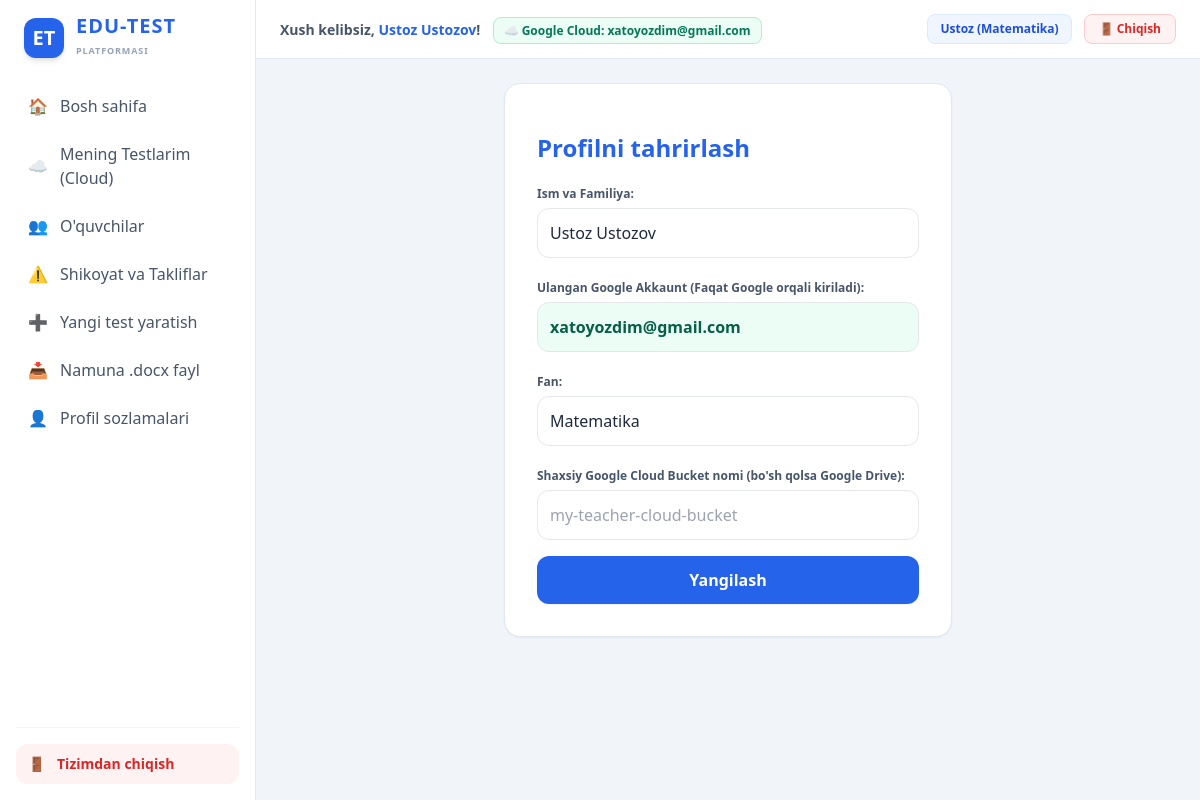
The app's page /profile/ (signed in) with its own data.
### accounts/models.py (models this page shows)
class User(AbstractUser):
    full_name = models.CharField(max_length=150, blank=True, null=True)
    role = models.CharField(max_length=10, choices=[('teacher','Ustoz'),('student','Oquvchi')], default='student')
    subject = models.CharField(max_length=100, blank=True, null=True)
    grade = models.CharField(max_length=10, default='barcha')
    letter = models.CharField(max_length=10, default='barchasi')
    monthly_champion_count = models.PositiveIntegerField(default=0)
    google_id = models.CharField(max_length=255, blank=True, null=True, unique=True)
    google_email = models.EmailField(blank=True, null=True)
    google_access_token = models.TextField(blank=True, null=True)
    google_refresh_token = models.TextField(blank=True, null=True)
    google_cloud_folder_id = models.CharField(max_length=255, blank=True, null=True)
    google_cloud_bucket = models.CharField(max_length=255, blank=True, null=True)
    def is_teacher(self): return self.role == 'teacher'
    def get_display_name(self):
        name = self.full_name if self.full_name else self.username
        if self.role == 'student' and self.monthly_champion_count > 0:
            if self.monthly_champion_count == 1:
                return f"{name} 👑 (Chempion)"
            else:
                return f"{name} 👑 ({self.monthly_champion_count}xChempion)"
        return name

### accounts/views.py (the view, shortened to what this page needs)
# urls.py: path('profile/', views.profile_view, name='profile'),
@login_required
def profile_view(request):
    return render(request, 'accounts/profile.html')

### accounts/templates/accounts/profile.html (shortened to what this page needs)
{% extends 'accounts/base.html' %}{% block content %}<form method="post" class="max-w-md mx-auto bg-white p-8 rounded-2xl shadow-sm border border-slate-200 space-y-4">{% csrf_token %}<h1 class="text-2xl font-bold text-blue-600">Profilni tahrirlash</h1>
<div><label class="text-xs font-bold text-slate-600">Ism va Familiya:</label><input name="full_name" value="{{ user.full_name|default:'' }}" required class="w-full border p-3 rounded-xl mt-1"></div>
{% if user.is_teacher %}
<div><label class="text-xs font-bold text-slate-600">Ulangan Google Akkaunt (Faqat Google orqali kiriladi):</label><input value="{{ user.google_email|default:user.username }}" disabled class="w-full border p-3 rounded-xl mt-1 bg-emerald-50 text-emerald-800 font-bold"></div>
<div><label class="text-xs font-bold text-slate-600">Fan:</label><input name="subject" value="{{ user.subject|default:'' }}" class="w-full border p-3 rounded-xl mt-1"></div>
<div><label class="text-xs font-bold text-slate-600">Shaxsiy Google Cloud Bucket nomi (bo'sh qolsa Google Drive):</label><input name="google_cloud_bucket" value="{{ user.google_cloud_bucket|default:'' }}" placeholder="my-teacher-cloud-bucket" class="w-full border p-3 rounded-xl mt-1"></div>
{% endif %}
<button class="w-full bg-blue-600 hover:bg-blue-700 text-white py-3 rounded-xl font-bold transition shadow-sm">Yangilash</button></form>{% endblock %}

### accounts/templates/accounts/base.html (shortened to what this page needs)
<!DOCTYPE html><html lang="uz"><head><meta charset="UTF-8"><title>EDU-TEST — Zamonaviy Test Platformasi</title><script src="https://cdn.tailwindcss.com"></script><script src="https://cdn.jsdelivr.net/npm/chart.js"></script></head>
<body class="bg-slate-100 min-h-screen text-slate-800 font-sans antialiased overflow-x-hidden">
{% if user.is_authenticated %}
<div class="flex h-screen overflow-hidden">
    <aside class="hidden md:flex flex-col w-64 bg-white border-r border-slate-200 p-4 shrink-0 overflow-y-auto">
        <a href="{% url 'dashboard' %}" class="flex items-center gap-3 mb-6 px-2">
            <div class="w-10 h-10 rounded-xl bg-blue-600 flex items-center justify-center shadow-md text-white font-black text-xl">ET</div>
            <div>
                <span class="text-xl font-black text-blue-600 tracking-wider block leading-none">EDU-TEST</span>
                <span class="text-[9px] font-bold text-slate-400 tracking-widest uppercase">Platformasi</span>
            </div>
        </a>
        <nav class="space-y-1">
            <a href="{% url 'dashboard' %}" class="flex items-center gap-3 px-3 py-2.5 rounded-xl hover:bg-slate-50 text-slate-600 font-medium transition">
                <span>🏠</span> Bosh sahifa
            </a>
            {% if user.is_teacher %}
            <a href="{% url 'teacher_tests' %}" class="flex items-center gap-3 px-3 py-2.5 rounded-xl hover:bg-slate-50 text-slate-600 font-medium transition">
                <span>☁️</span> Mening Testlarim (Cloud)
            </a>
            <a href="{% url 'students_list' %}" class="flex items-center gap-3 px-3 py-2.5 rounded-xl hover:bg-slate-50 text-slate-600 font-medium transition">
                <span>👥</span> O'quvchilar
            </a>
            <a href="{% url 'teacher_complaints' %}" class="flex items-center gap-3 px-3 py-2.5 rounded-xl hover:bg-slate-50 text-slate-600 font-medium transition">
                <span>⚠️</span> Shikoyat va Takliflar
            </a>
            <a href="{% url 'test_create' %}" class="flex items-center gap-3 px-3 py-2.5 rounded-xl hover:bg-slate-50 text-slate-600 font-medium transition">
                <span>➕</span> Yangi test yaratish
            </a>
            <a href="{% url 'sample_docx' %}" class="flex items-center gap-3 px-3 py-2.5 rounded-xl hover:bg-slate-50 text-slate-600 font-medium transition">
                <span>📥</span> Namuna .docx fayl
            </a>
            {% endif %}
            <a href="{% url 'profile' %}" class="flex items-center gap-3 px-3 py-2.5 rounded-xl hover:bg-slate-50 text-slate-600 font-medium transition">
                <span>👤</span> Profil sozlamalari
            </a>
        </nav>
        <div class="mt-auto pt-4 border-t border-slate-100">
            <a href="{% url 'logout' %}" class="flex items-center gap-3 px-3 py-2.5 rounded-xl bg-red-50 hover:bg-red-100 text-red-600 font-bold transition text-sm">
                <span>🚪</span> Tizimdan chiqish
            </a>
        </div>
    </aside>
    <div class="flex flex-col flex-1 h-full overflow-hidden">
        <header class="bg-white border-b border-slate-200 px-6 py-3.5 flex justify-between items-center shadow-xs shrink-0">
            <div class="hidden md:block">
                <span class="text-sm font-bold text-slate-600">Xush kelibsiz, <span class="text-blue-600">{{ user.get_display_name }}</span>!</span>
                {% if user.is_teacher and user.google_email %}
                <span class="ml-2 text-xs bg-emerald-50 text-emerald-700 border border-emerald-200 px-2.5 py-1 rounded-lg font-semibold">☁️ Google Cloud: {{ user.google_email }}</span>
                {% endif %}
            </div>
            <div class="flex gap-3 items-center">
                <span class="text-xs font-bold text-blue-700 bg-blue-50 px-3 py-1.5 rounded-lg border border-blue-100">
                    {% if user.is_teacher %}Ustoz ({{ user.subject|default:"Fan kiritilmagan" }}){% else %}O'quvchi, {{ user.grade }}-{{ user.letter }}{% endif %}
                </span>
                <a href="{% url 'logout' %}" class="border border-red-200 bg-red-50 hover:bg-red-100 text-red-600 px-3.5 py-1.5 rounded-lg text-xs font-bold transition flex items-center gap-1">🚪 Chiqish</a>
            </div>
        </header>
        <main class="flex-1 overflow-y-auto p-6 bg-slate-100">
            <div class="max-w-5xl mx-auto">
                {% block content %}{% endblock %}
            </div>
        </main>
    </div>
</div>
{% else %}
<div class="max-w-6xl mx-auto p-6">{% block content_guest %}{% endblock %}</div>
{% endif %}
</body></html>

### records on screen
User: get_display_name "Ustoz Ustozov", google_email "xatoyozdim@gmail.com", subject "Matematika", full_name "Ustoz Ustozov"
